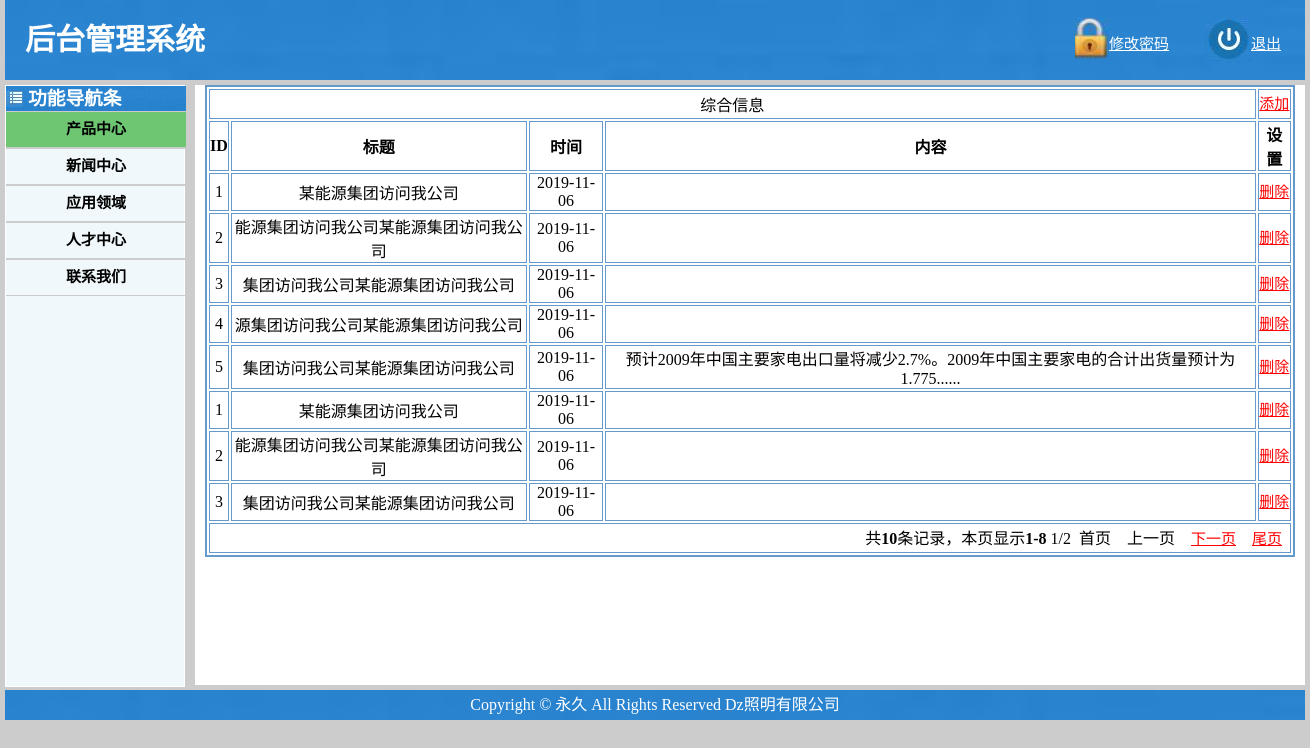
/admin/index_admin.php?y=9, run on the app's committed database.
### tables this page shows
CREATE TABLE IF NOT EXISTS `xinxi` (
  `id` int(11) NOT NULL,
  `h4` varchar(500) NOT NULL,
  `zhuozhe` varchar(500) NOT NULL,
  `data` varchar(500) NOT NULL,
  `yue` varchar(500) NOT NULL,
  `ri` varchar(500) NOT NULL,
  `title` varchar(500) NOT NULL,
  `new1` varchar(500) NOT NULL,
  `new2` varchar(500) NOT NULL,
  `new3` varchar(500) NOT NULL,
  `new4` varchar(500) NOT NULL,
  `new5` varchar(500) NOT NULL
);

### admin/index_admin_9.php (the view, shortened to what this page needs)
<!doctype html>
<html>
<head>
</head>
<body>
<?php
$sql="select * from xinxi order by id desc ";
$result=mysql_query($sql);
$cols=mysql_num_fields($result);
$total=mysql_num_rows($result);
$num=8;
$cpage=isset($_GET["page"])?$_GET["page"]:1;
$pagenum=ceil($total/$num);
$offset=($cpage-1)*$num;
$sql="select * from xinxi limit {$offset},{$num}";
$result=mysql_query($sql);
$start=$offset+1;
$end=($cpage==$pagenum)?$total : ($cpage*$num);
$next=($cpage==$pagenum)? 0:($cpage+1);
$prev=($cpage==1)? 0:($cpage-1);
echo '<table align="center" width="1090px" border="2px" bordercolor="#6699CC" >';
    echo'<tr>';
		 echo'<td colspan="4">综合信息</td>';
		 echo'<td ><a href="index_admin_9_add.php?id=<?php echo $row[0];?>" target="_blank">添加</a></td>';
         echo'</tr>';
         echo'<tr style="font-weight:bold;">';
		 echo'<td>ID</td>';
		 echo'<td>标题</td>';
		 echo'<td>时间</td>';
		 echo'<td>内容</td>';
		 echo'<td>设置</td>';
		 echo'</tr>';
		 echo'<tr>';
$x=1;while($row=mysql_fetch_array($result)){ ?>
      <td><?php echo $row['id']; ?></td>
      <td><?php echo $row['h4']; ?></td>
      <td><?php echo $row['data']; ?></td>
      <td><?php
     if(strlen($row['title'])>50){
	 echo mb_substr($row['title'],0,49,"utf8")."......";
 }else{
	   echo $row['title'];
    }
?></td>
	 <td>
	      <a href="index_admin_9_del.php?id=<?php echo $row[0];?>" target="_blank">删除</a>
     </td>
<?php echo '</tr>';$x++;}
echo '<tr><td colspan="'.$cols.'" align="right">';
echo "共<b>$total</b>条记录，本页显示<b>{$start}-{$end}</b> {$cpage}/{$pagenum}";
	if($cpage==1)
		echo "  首页  ";
	else
		echo "  <a href='index_admin.php?y=9&page=1'>首页</a>  ";
	if($prev)
		echo "  <a href='index_admin.php?y=9&page={$prev}'>上一页</a>  ";
	else
		echo "  上一页  ";
	if($next)
		echo "  <a href='index_admin.php?y=9&page={$next}'>下一页</a>  ";
	else
		echo "  下一页  ";
	if($cpage==$pagenum)
		echo "  尾页  ";
	else
		echo "  <a href='index_admin.php?y=9&page={$pagenum}'>尾页</a>  ";
echo '</td></tr>';
echo '</table>';
?>
</body>
</html>

### admin/css/admin.css (style rules this page uses)
* { margin:0; padding:0; }
body { background:#CCC }

### admin/index_admin_9.php (style rules this page uses)
table { margin: auto; text-align: center; }
tr { height: 30px; }
a { color:#F00; font-size:15px; line-height:25px; }

### data on the page
xinxi: id "1", h4 "某能源集团访问我公司", data "2019-11-06"
xinxi: id "2", h4 "能源集团访问我公司某能源集团访问我公司", data "2019-11-06"
xinxi: id "3", h4 "集团访问我公司某能源集团访问我公司", data "2019-11-06"
xinxi: id "4", h4 "源集团访问我公司某能源集团访问我公司", data "2019-11-06"
xinxi: id "5", h4 "集团访问我公司某能源集团访问我公司", data "2019-11-06", title "预计2009年中国主要家电出口量将减少2.7%。2009年中国主要家电的合计出货量预计为1.775"
xinxi: id "1", h4 "某能源集团访问我公司", data "2019-11-06"
xinxi: id "2", h4 "能源集团访问我公司某能源集团访问我公司", data "2019-11-06"
xinxi: id "3", h4 "集团访问我公司某能源集团访问我公司", data "2019-11-06"

### other printed values
$total "10"
$start "1"
$end "8"
$cpage "1"
$pagenum "2"
